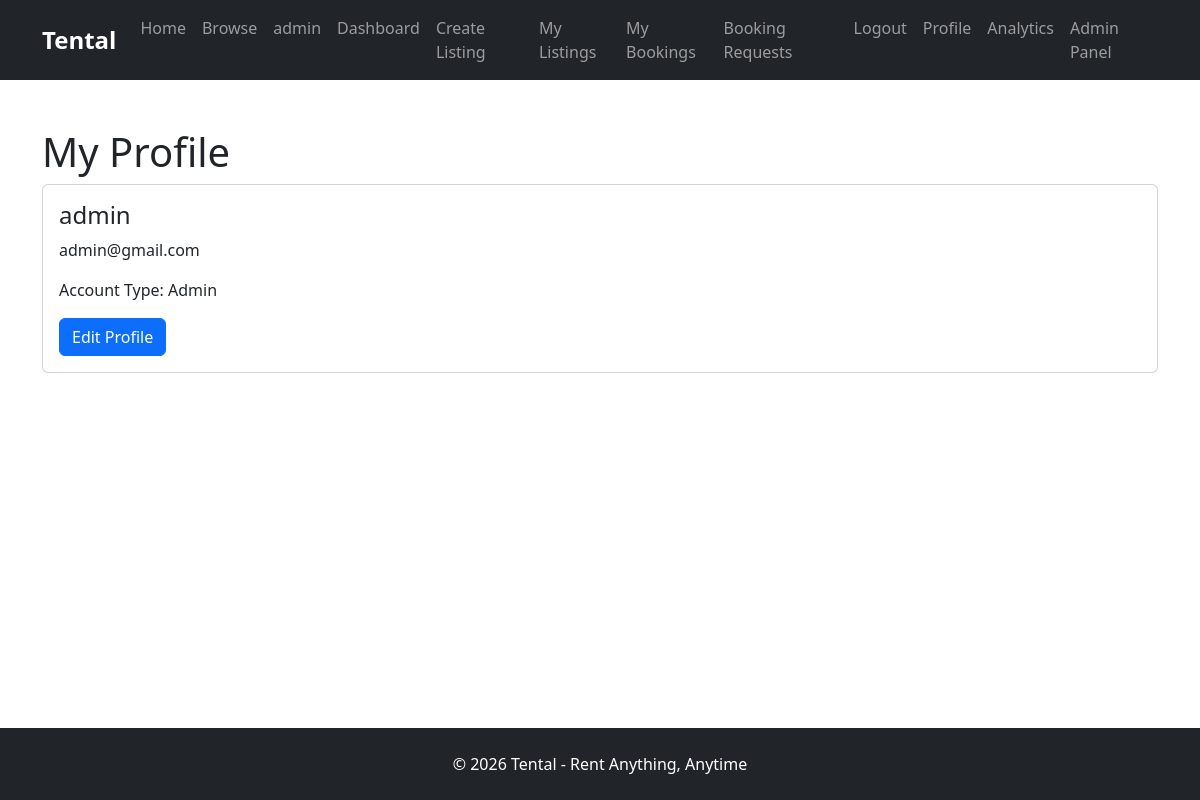
Page /profile (signed in) on the earlier database version.
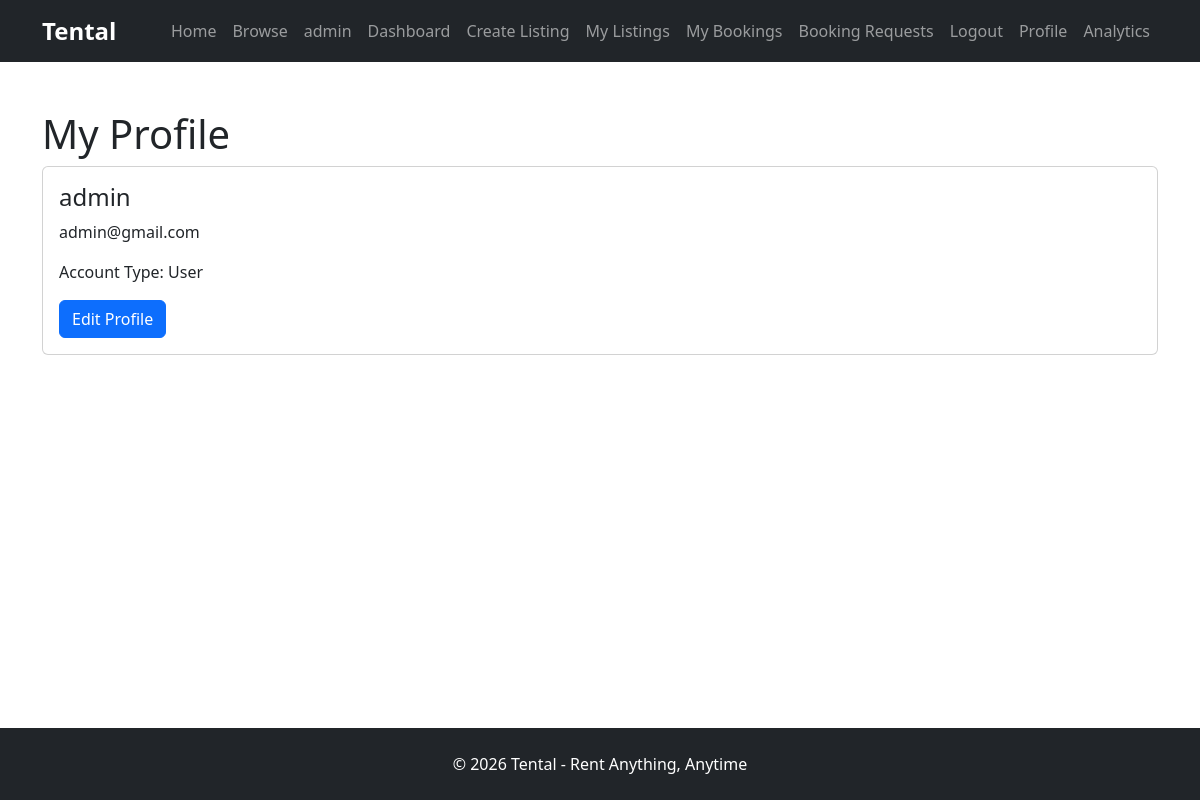
Same page on the later database version.
### routes/main.py (the view)
@main.route("/profile")
@login_required
def profile():
    return render_template(
        "profile/profile.html"
    )

### models/user.py (called while the page is built)
@login_manager.user_loader
def load_user(user_id):
    return User.query.get(int(user_id))

### templates/profile/profile.html
{% extends "base.html" %} {% block content %}
<div class="container mt-5">
  <h1>My Profile</h1>
  <div class="card">
    <div class="card-body">
      <h4>{{ current_user.name }}</h4>
      <p>{{ current_user.email }}</p>
      <p>
        Account Type: {% if current_user.is_admin %} Admin {% else %} User {%
        endif %}
      </p>
      <a href="{{ url_for('main.edit_profile') }}" class="btn btn-primary">
        Edit Profile
      </a>
    </div>
  </div>
</div>
{% endblock %}

### templates/base.html (shortened to what this page needs)
<!doctype html>
<html lang="en">
  <head>
    <link
      href="https://cdn.jsdelivr.net/npm/bootstrap@5.3.7/dist/css/bootstrap.min.css"
      rel="stylesheet"
    />
    <link
      rel="stylesheet"
      href="{{ url_for('static', filename='css/style.css') }}"
    />
  </head>
  <body>
    <nav class="navbar navbar-expand-lg navbar-dark bg-dark">
      <div class="container">
        <a class="navbar-brand" href="#">Tental</a>
        <div class="navbar-nav ms-auto">
          <a class="nav-link" href="{{ url_for('main.home') }}">Home</a>
          <a class="nav-link" href="{{ url_for('main.browse') }}">Browse</a>
          {% if current_user.is_authenticated %}
          <span class="nav-link"> {{ current_user.name }} </span>
          <a class="nav-link" href="{{ url_for('main.owner_dashboard') }}">
            Dashboard
          </a>
          <a class="nav-link" href="{{ url_for('main.create_listing') }}">
            Create Listing
          </a>
          <a class="nav-link" href="{{ url_for('main.my_listings') }}">
            My Listings
          </a>
          <a class="nav-link" href="{{ url_for('main.my_bookings') }}">
            My Bookings
          </a>
          <a class="nav-link" href="{{ url_for('main.booking_requests') }}">
            Booking Requests
          </a>
          <a class="nav-link" href="{{ url_for('auth.logout') }}"> Logout </a>
          <a class="nav-link" href="{{ url_for('main.profile') }}"> Profile </a>
          <li class="nav-item">
            <a class="nav-link" href="{{ url_for('main.analytics') }}">
              Analytics
            </a>
          </li>
          {% if current_user.is_authenticated and current_user.is_admin %}
          <a class="nav-link" href="{{ url_for('main.admin_dashboard') }}">
            Admin Panel
          </a>
          {% endif %} {% else %}
          <a class="nav-link" href="{{ url_for('auth.login') }}"> Login </a>
          <a class="nav-link" href="{{ url_for('auth.register') }}">
            Register
          </a>
          {% endif %}
        </div>
      </div>
    </nav>
    <main class="flex-grow-1">{% block content %} {% endblock %}</main>
    <footer id="footer-section" class="bg-dark text-white text-center py-4">
      <p class="mb-0">© 2026 Tental - Rent Anything, Anytime</p>
    </footer>
  </body>
</html>

Differences in the rows shown:
changed User "admin": is_admin True → False (drawn)
Other differences:
text no longer shown: "Admin Panel Admin"
text now shown: "User"
